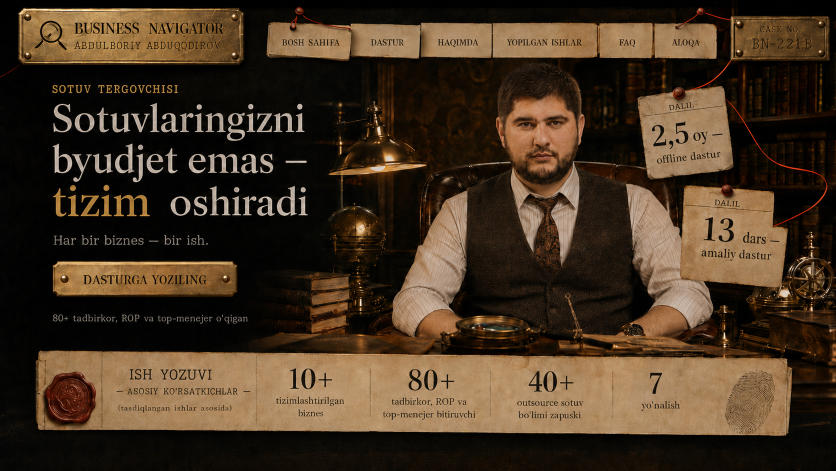
#> input picture 03-design/sections-v1/1-Hero.png, 1672 x 941 px (shown at 1/2 size)
$ python merge_v2.py
#> lines starting #> are read from the running program, lines starting #| are printed output that depends on the picture
#!/usr/bin/env python3
"""Full page export: v2 'after critics' where available, v1 for the rest, optional mascot.
Stacks section renders into one tall PDF + PNG in 03-design/exports/.
Run from anywhere:  python3 04-build/merge_v2.py
"""
import os, sys
sys.dont_write_bytecode = True
try:
    from PIL import Image, ImageDraw, ImageFilter
except ImportError:
    os.system(f"{sys.executable} -m pip install --quiet pillow")
    from PIL import Image, ImageDraw, ImageFilter

HERE = os.path.dirname(os.path.abspath(__file__))   # 04-build
ROOT = os.path.dirname(HERE)                         # project root
V1   = os.path.join(ROOT, "03-design", "sections-v1")
V2   = os.path.join(ROOT, "03-design", "sections-v2-after-critics")
OUT  = os.path.join(ROOT, "03-design", "exports"); os.makedirs(OUT, exist_ok=True)
MASC = os.path.join(ROOT, "03-design", "mascot", "mascot_cut.png")

W, BG = 1672, (14, 11, 8)
ADD_MASCOT = False   # set True to float the Basyra AI mascot at the bottom edge

# section order 1..11  (v2 = refined after critics, v1 = not yet redone)
PLAN = [
    (V1, "1-Hero.png"), (V1, "2-block.png"),
    (V2, "3.png"), (V2, "4.png"), (V2, "5.png"), (V2, "6.png"),
    (V1, "7-block.png"),
    (V2, "8.png"), (V2, "9.png"), (V2, "10.png"),
    (V1, "11 - block.png"),
]

imgs = []
for d, f in PLAN:
    p = os.path.join(d, f)
    if not os.path.exists(p): print("  MISSING:", p); continue
    im = Image.open(p).convert("RGB")
#> im is the input picture: PIL image 1672x941 RGB; mean R, G, B 69.2, 52.1, 34.7
    if im.width != W: im = im.resize((W, round(im.height*W/im.width)), Image.LANCZOS)
    imgs.append((f, im))
#> pass 2 of the loop `for d, f in PLAN:`:
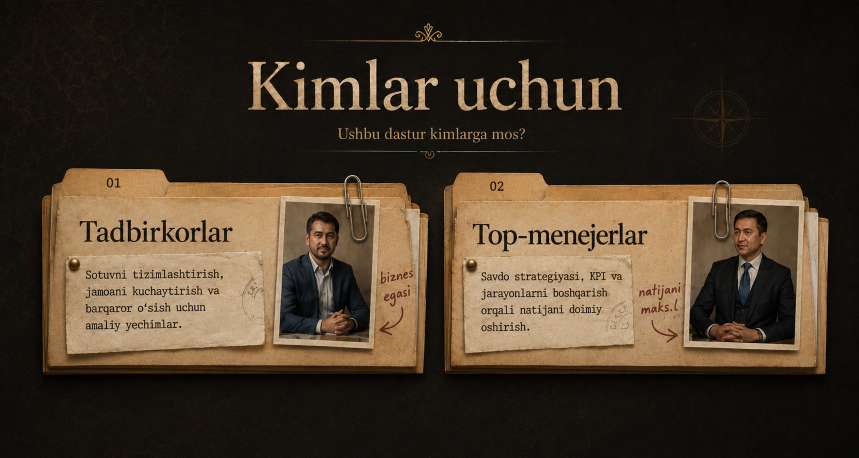
#> input picture 03-design/sections-v1/2-block.png, 1717 x 916 px (shown at 1/2 size)
#> im is the input picture: PIL image 1717x916 RGB; mean R, G, B 69.2, 55.6, 40
#> `if im.width != W: im = im.resize((W, round(im.height*W/im.width)), Ima..`:
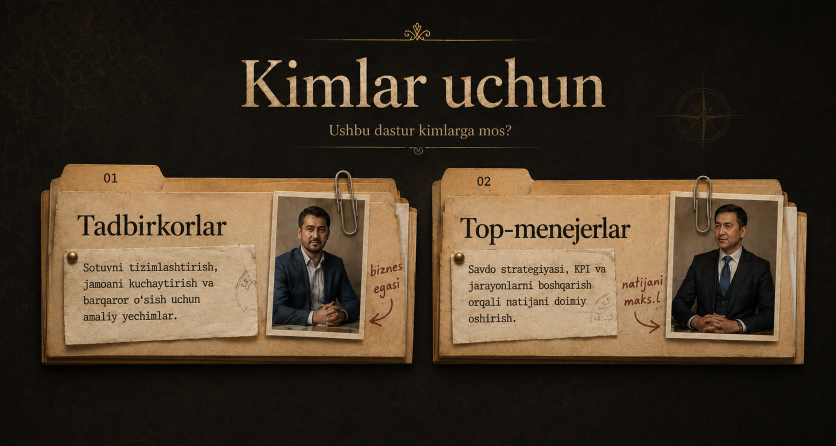
#> im: PIL image 1672x892 RGB (shown at 1/2 size); mean R, G, B 69.2, 55.6, 40.1

body = sum(i.height for _, i in imgs)

pad = 0; m = None; mx = my = mw = mh = 0
if ADD_MASCOT and os.path.exists(MASC):
    m = Image.open(MASC).convert("RGBA")
    mw = 300; mh = round(m.height*mw/m.width); m = m.resize((mw, mh), Image.LANCZOS)
    pad = mh + 56; mx = W - mw - 48; my = body + (pad - mh)//2

total = body + pad
canvas = Image.new("RGB", (W, total), BG)
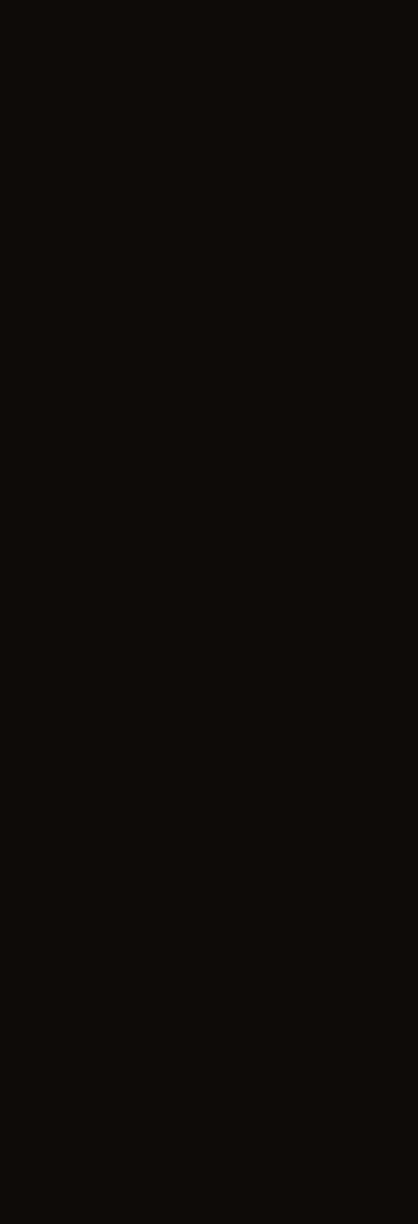
#> canvas: PIL image 1672x4894 RGB (shown at 1/4 size); mean R, G, B 14, 11, 8
y = 0
for _, im in imgs:
    canvas.paste(im, (0, y)); y += im.height
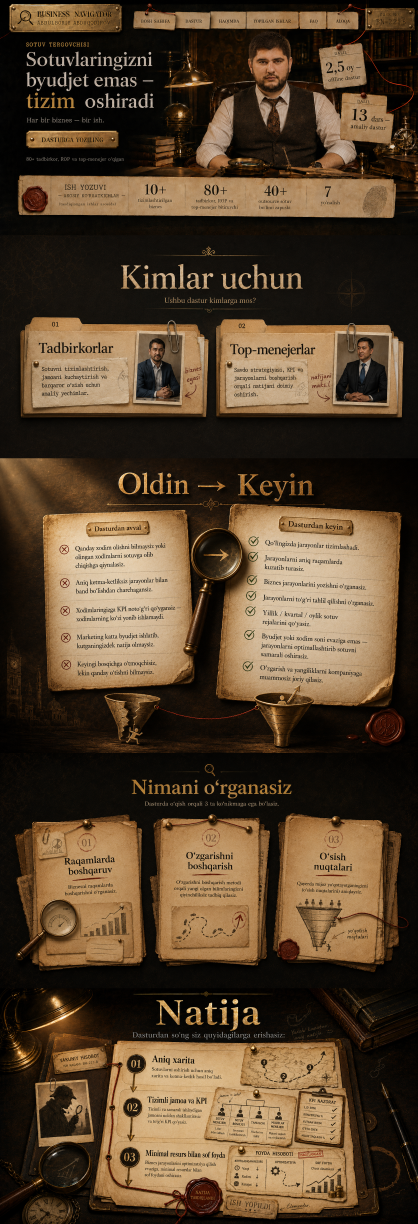
#> canvas: PIL image 1672x4894 RGB (shown at 1/4 size); mean R, G, B 85.6, 66.2, 44.7

if m is not None:
    base = canvas.convert("RGBA")
    sh = Image.new("RGBA", canvas.size, (0,0,0,0)); sd = ImageDraw.Draw(sh)
    cx, fy = mx + mw//2, my + mh - 10
    sd.ellipse([cx-mw*0.34, fy-16, cx+mw*0.34, fy+16], fill=(0,0,0,150))
    base = Image.alpha_composite(base, sh.filter(ImageFilter.GaussianBlur(14)))
    base.paste(m, (mx, my), m); canvas = base.convert("RGB")

png = os.path.join(OUT, "website-v2-after-critics.png")
pdf = os.path.join(OUT, "website-v2-after-critics.pdf")
canvas.save(png); canvas.save(pdf, "PDF", resolution=100.0)
print(f"merged {len(imgs)} sections -> {canvas.size[0]}x{canvas.size[1]}px  (mascot={ADD_MASCOT})")
print(" ->", pdf)
